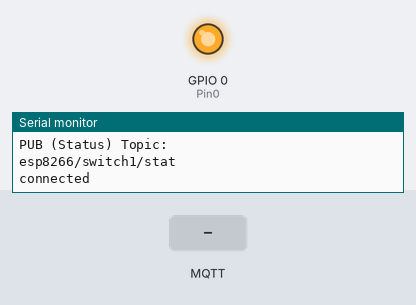
Bench run of a sketch on a simulated ESP8266 (NodeMCU). Shown: output pins drawn as LEDs (lit = HIGH), the last lines printed to the serial monitor. The inputs (shaded band) are chosen by the test bench. WiFi joins after 1.5 s; servers stay silent unless stated; no MQTT or app messages arrive unless stated.

Above: at 3.7 s.
3.8 s: MQTT message "1" arrives on the first subscribed topic
At 4.9 s:
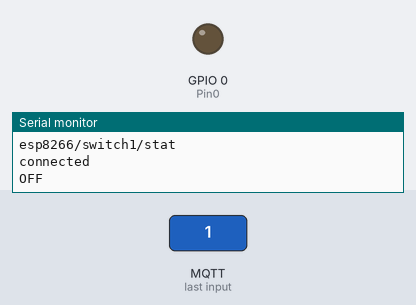
5.3 s: MQTT message "ON" arrives on the first subscribed topic
At 6.1 s:
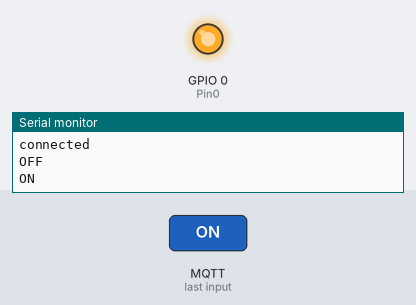
6.8 s: MQTT message "0" arrives on the first subscribed topic
At 7.2 s:
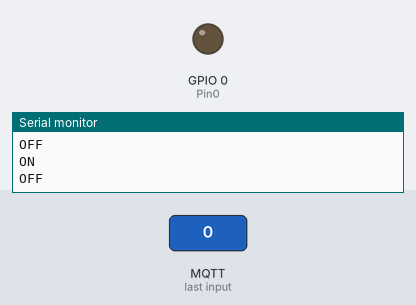
Timing chart, 0 to 9.8 s (numbered marks = the images above; inputs shaded):
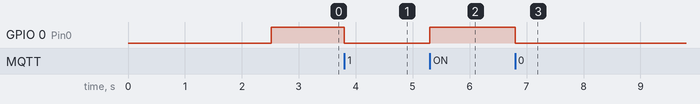

Measured:
- after the input at 3.8 s, GPIO 0 (Pin0): HIGH → LOW at once
- after the input at 5.3 s, GPIO 0 (Pin0): LOW → HIGH at once
- after the input at 6.8 s, GPIO 0 (Pin0): HIGH → LOW at once

The sketch:

esp-01.mqtt.v3.ino
```cpp
#include <ESP8266WiFi.h>
#include <PubSubClient.h>

// Wireless Settings
const char* ssid = "Bedlam-HA";
const char* password = "buggeroff!";
const char* wifihstnme = "esp8266switch01";

// MQTT Broker Settings
const char* mqtt_server = "192.168.1.222";
const char* mqtt_id = "pi";
const char* mqtt_pass = "raspberry";

// MQTT Topic
const char* mqtt_cmdtopic = "esp8266/switch1/cmd";
const char* mqtt_stattopic = "esp8266/switch1/stat";

WiFiClient espClient;
PubSubClient client(espClient);
int Pin0 = 0;
String switch1;
String strTopic;
String strPayload;

void setup_wifi() {

  delay(10);
  // We start by connecting to a WiFi network
  Serial.println();
  Serial.print("Connecting to ");
  Serial.println(ssid);

  Serial.println("Setting to STA mode");
  WiFi.mode(WIFI_STA);
  WiFi.begin(ssid, password);
  while (WiFi.status() != WL_CONNECTED)
  {
    delay(500);
    Serial.print(".");
  }

  Serial.println("");
  Serial.println("WiFi connected");
  WiFi.hostname(wifihstnme);
  delay(1000);
  Serial.println("IP address: ");
  Serial.println(WiFi.localIP());
  Serial.println("Hostname: ");
  Serial.println(WiFi.hostname());
}

void callback(char* topic, byte* payload, unsigned int length) {
  payload[length] = '\0';
  strTopic = String((char*)topic);
  if(strTopic == mqtt_cmdtopic)
    {
    switch1 = String((char*)payload);
    if(switch1 == "ON")
      {
        Serial.println("ON");
        digitalWrite(Pin0, HIGH);
        // Publish back status and set to retain
        client.publish(mqtt_stattopic, "ON", true);
      }
    else
      {
        Serial.println("OFF");
        digitalWrite(Pin0, LOW);
        // Publish back status and set to retain
        client.publish(mqtt_stattopic, "OFF", true);
      }
    }
}


void reconnect() {
  // Loop until we're reconnected
  while (!client.connected()) {
    Serial.print("Attempting to log into MQTT Broker...");
    Serial.println("Broker:");
    Serial.println(mqtt_server);
    Serial.println("SUB (Command) Topic:");
    Serial.println(mqtt_cmdtopic);
    Serial.println("PUB (Status) Topic:");
    Serial.println(mqtt_stattopic);
    // Attempt to connect
    if (client.connect("esp8266",mqtt_id,mqtt_pass)) {
      Serial.println("connected");
      // Once connected, publish an announcement...
      client.subscribe(mqtt_cmdtopic);
    } else {
      Serial.print("failed, rc=");
      Serial.print(client.state());
      Serial.println(" try again in 5 seconds");
      // Wait 5 seconds before retrying
      delay(5000);
    }
  }
}

void setup()
{
  Serial.begin(115200);
  setup_wifi();
  client.setServer(mqtt_server, 1883);
  client.setCallback(callback);

  pinMode(Pin0, OUTPUT);
  digitalWrite(Pin0, HIGH);
}

void loop()
{
  if (!client.connected()) {
    reconnect();
  }
  client.loop();
}
```
